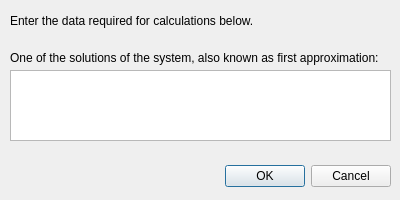
<?xml version="1.0" encoding="UTF-8"?>
<ui version="4.0">
 <class>DataRequestDialog</class>
 <widget class="QDialog" name="DataRequestDialog">
  <property name="geometry">
   <rect>
    <x>0</x>
    <y>0</y>
    <width>400</width>
    <height>200</height>
   </rect>
  </property>
  <property name="windowTitle">
   <string>Data request</string>
  </property>
  <widget class="QDialogButtonBox" name="buttonBox">
   <property name="geometry">
    <rect>
     <x>50</x>
     <y>160</y>
     <width>341</width>
     <height>32</height>
    </rect>
   </property>
   <property name="orientation">
    <enum>Qt::Horizontal</enum>
   </property>
   <property name="standardButtons">
    <set>QDialogButtonBox::Cancel|QDialogButtonBox::Ok</set>
   </property>
  </widget>
  <widget class="QTableView" name="table_approx">
   <property name="geometry">
    <rect>
     <x>10</x>
     <y>70</y>
     <width>381</width>
     <height>71</height>
    </rect>
   </property>
  </widget>
  <widget class="QLabel" name="label">
   <property name="geometry">
    <rect>
     <x>10</x>
     <y>10</y>
     <width>381</width>
     <height>21</height>
    </rect>
   </property>
   <property name="text">
    <string>Enter the data required for calculations below.</string>
   </property>
  </widget>
  <widget class="QLabel" name="label_2">
   <property name="geometry">
    <rect>
     <x>10</x>
     <y>50</y>
     <width>381</width>
     <height>16</height>
    </rect>
   </property>
   <property name="text">
    <string>One of the solutions of the system, also known as first approximation:</string>
   </property>
  </widget>
 </widget>
 <resources/>
 <connections>
  <connection>
   <sender>buttonBox</sender>
   <signal>accepted()</signal>
   <receiver>DataRequestDialog</receiver>
   <slot>accept()</slot>
   <hints>
    <hint type="sourcelabel">
     <x>248</x>
     <y>254</y>
    </hint>
    <hint type="destinationlabel">
     <x>157</x>
     <y>274</y>
    </hint>
   </hints>
  </connection>
  <connection>
   <sender>buttonBox</sender>
   <signal>rejected()</signal>
   <receiver>DataRequestDialog</receiver>
   <slot>reject()</slot>
   <hints>
    <hint type="sourcelabel">
     <x>316</x>
     <y>260</y>
    </hint>
    <hint type="destinationlabel">
     <x>286</x>
     <y>274</y>
    </hint>
   </hints>
  </connection>
 </connections>
</ui>
